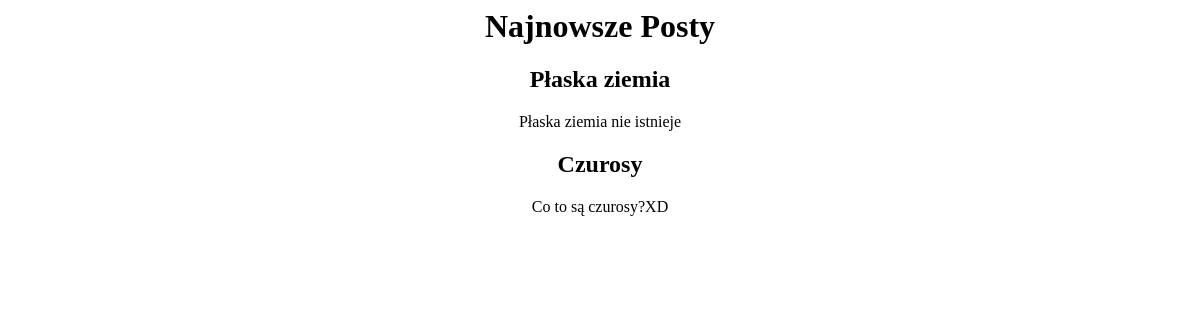
/blog/, run on an earlier commit of the app's database.
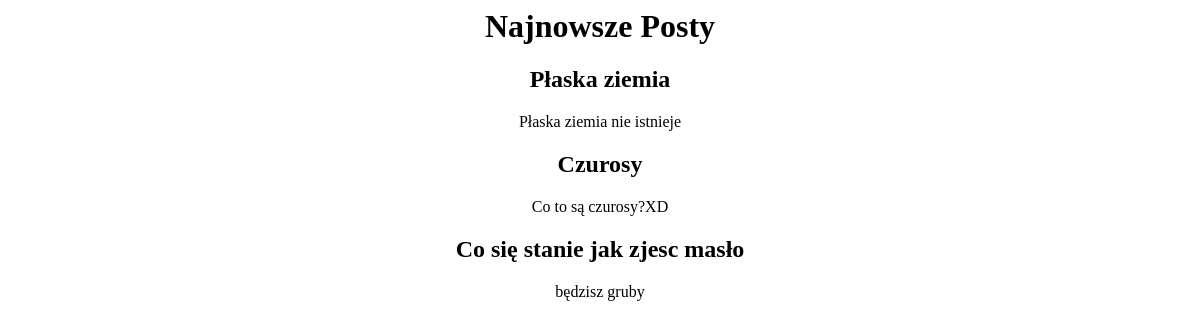
And on a later commit of the database.
### blog/models.py (models this page shows)
class Post(models.Model):
    title = models.CharField(max_length=100)
    content = models.TextField()

### blog/views.py (the view)
# urls.py: path('', views.index, name='index')
def index(request):
  mytitle = Post.objects.all().values()
  template = loader.get_template('index.html')
  context = {
    'mytitle': mytitle,
  }
  return HttpResponse(template.render(context, request))

### blog/templates/index.html
<h1 style="text-align: center">Najnowsze Posty</h1>
{% for x in mytitle %}
<h2 style="text-align: center">{{ x.title}}</h2>
<p style="text-align: center">{{ x.content}}</p>
{% endfor %}

What changed in the data, as far as the page shows it:
added Post: title "Co się stanie jak zjesc masło", content "będzisz gruby"
